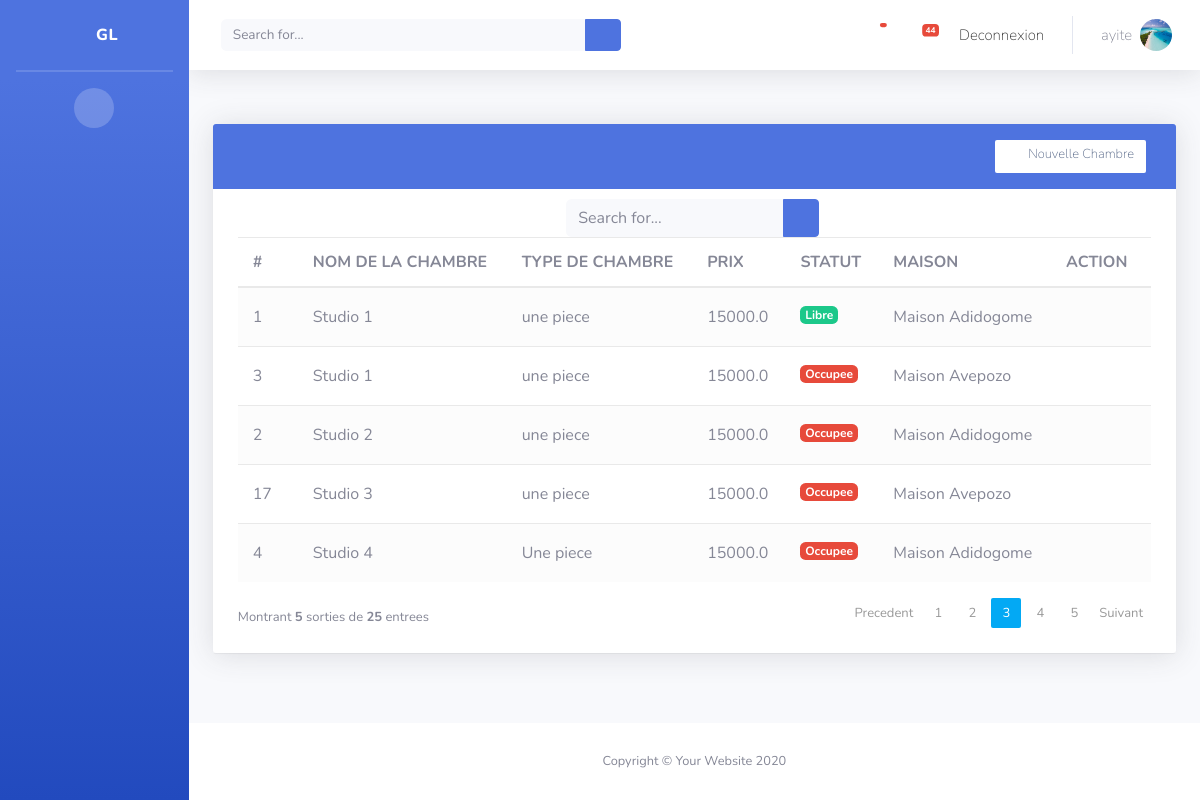
The app's page /index/liste-chambre/ (signed in) with its own data.
### authentication/models.py (models this page shows, shortened)
class Utilisateur(AbstractUser):
    USER_TYPE_CHOICES = (
        (0, 'Admin'),
        (1, 'Locataire'),
        (2, 'Gestionnaire'),
    )
    profile_image = models.ImageField(upload_to='utilisateur_img/', default='utilisateur.png')
    user_type = models.PositiveSmallIntegerField(choices=USER_TYPE_CHOICES, default=0)

### chambre/models.py (models this page shows, shortened)
class Chambre(models.Model):
     type_chambre = models.CharField(max_length=50, null=True, blank=True)
     maison = models.ForeignKey(Maison, on_delete=models.CASCADE, editable=True)
     nom = models.CharField(max_length=25)
     prix = models.FloatField()
     statut = models.CharField(choices=STATUS_CHOICES, max_length=1)
     class Meta:
        ordering = ['nom' ]
        permissions = (('peut voir chamnbre', 'Peut voir chambre'),('peut voir detail chamnbre', 'Peut voir  detail chambre'))
     def is_statut(self):
         if self.statut =='L':
             return True
         return False

### maison/models.py (models this page shows, shortened)
class Maison(models.Model):
    slug = models.SlugField()
    nom_maison = models.CharField(max_length=150, null=False, blank=True, unique=True)
    total_chambre=models.IntegerField()
    quartier = models.CharField(max_length=50, null=False, blank =True)
    class Meta:
        ordering = [ 'nom_maison']
        permissions = (('peut voir les maisons', 'Peut voir les maisons'),)
    def __str__(self):
        return '{0}'.format(self.nom_maison)

### chambre/views.py (the view)
# urls.py: path('liste-chambre/', liste_chambre , name='liste-chambre'),
def liste_chambre(request):
    if request.method == 'GET':
        liste_chambres = Chambre.objects.all()
        liste_maisons = Maison.objects.all()
        context = {
            "liste_chambre": liste_chambres,
            "liste_maison": liste_maisons,
        }
    return render(request, 'chambre/list_chambre.html', context)

### templates/chambre/list_chambre.html (shortened to what this page needs)
{% extends "base.html" %}
{% block content %}
            <div class="container-fluid">
      <div class="row">
          <div class="col-xl-12 col-md-12 mb-12 ">
            <div  class=" shadow ">
                <div class="table-wrapper ">
                    <div class="table-title  ">
                        <div class="row">
                            <div class="col-sm-5">
        					</div>
        					<div class="col-sm-7">
        						<a href="{% url 'chambre:ajouter-chambre' %}" <button type="button" name="button" class="float-right btn btn-secondary"><i class=" mdi mdi-plus-circle  "></i></button> <span>Nouvelle Chambre</span></a>
                      	</div>
                        </div>
                    </div>
                    <div class="table-filter">
				<div class="row">
                    <div class="col-sm-4">
					</div>
                    <div class="col-sm-4">
                      <form class=" d-none d-sm-inline-block form-inline mr-auto ml-md-3 my-2 my-md-0 mw-100 navbar-search"    action="{% url 'chambre:search'  %}" method="get" accept-charset="utf-8">
                        <div class="input-group">
                          <input type="text" class="form-control bg-light border-0 small" placeholder="Search for..." aria-label="Search" aria-describedby="basic-addon2" name="query">
                          <div class="input-group-append">
                            <button class="btn btn-primary" type="button">
                              <i class="fas fa-search fa-sm"></i>
                            </button>
                          </div>
                        </div>
                      </form>
                    </div>
                    <div class="col-sm-4">
					</div>
                </div>
			</div>
                    <table class="table table-striped table-hover">
                        <thead>
                            <tr>
                                <th>#</th>
                                <th>NOM DE LA CHAMBRE</th>
        						            <th>TYPE DE CHAMBRE</th>
        						             <th>PRIX</th>
                                 <th>STATUT</th>
                                 <th>MAISON</th>
                                 <th>ACTION</th>
                            </tr>
                        </thead>
                        <tbody>
                          {%  for chambre in liste_chambre %}
                            <tr>
                                <td>{{chambre.id}}</td>
                                <td>{{chambre.nom}}</td>
                                <td>{{chambre.type_chambre}}</td>
                                <td>{{chambre.prix}}</td>
                  {% if chambre.is_statut %} <td><label class="badge badge-success">{{chambre.get_statut_display}}</label></td>  <td>{{chambre.maison}}</td> {%else%}<td><label class="badge badge-danger">{{chambre.get_statut_display}}</label></td>
                    <td>{{chambre.maison}}</td>  {%endif%}
        						<td>
        							<a href="{% url 'chambre:editchambre' pk=chambre.pk %}" class="settings" title="Settings" data-toggle="tooltip"><i class=" mdi mdi-pencil  "></i></a>
        					<a  href="{% url 'chambre:supprimer-chambre' pk=chambre.pk %}" ><i class=" mdi mdi-delete contrat-i  "></i></a>
        						</td>
                            </tr>
                            {%endfor%}
                        </tbody>
                    </table>
                    <div class="clearfix">
                              <div class="hint-text">Montrant <strong>5</strong> sorties de <strong>25</strong> entrees</div>
                              <ul class="pagination">
                                  <li class="page-item disabled"><a href="#">Precedent</a></li>
                                  <li class="page-item"><a href="#" class="page-link">1</a></li>
                                  <li class="page-item"><a href="#" class="page-link">2</a></li>
                                  <li class="page-item active"><a href="#" class="page-link">3</a></li>
                                  <li class="page-item"><a href="#" class="page-link">4</a></li>
                                  <li class="page-item"><a href="#" class="page-link">5</a></li>
                                  <li class="page-item"><a href="#" class="page-link">Suivant</a></li>
                              </ul>
                          </div>
                </div>
            </div>
        </div >
         </div >
          </div >
{% endblock content %}

### templates/base.html (shortened to what this page needs)
<!DOCTYPE html>
{% load static %}
<html lang="en">
<head>
{% include "header.html" %}
</head>
 <body id="page-top">
    <div id="wrapper">
    {% include "sidebar.html" %}
    <div id="content-wrapper" class="d-flex flex-column">
     <div id="content">
      {% include "navbar.html" %}
    {% block content %}
    {% endblock content %}
</div>
    {% include "footer.html" %}
</div>
  </div>
</body>
</html>

### templates/header.html (shortened to what this page needs)
{% load static %}
<link href="{% static 'vendor/fontawesome-free/css/all.min.css' %}" rel="stylesheet" type="text/css">
 <link rel="stylesheet" href="{% static 'vendors/mdi/css/materialdesignicons.min.css' %}">
<link href="{% static 'css/sb-admin-2.min.css' %}" rel="stylesheet">
<link href="{% static 'css/customer.css' %}" rel="stylesheet">
<link href="{% static 'vendor/datatables/dataTables.bootstrap4.min.css' %}" rel="stylesheet">

### templates/sidebar.html (shortened to what this page needs)
     {%load static%}
     {% if request.user.is_authenticated  %}
    <ul class="navbar-nav bg-gradient-primary sidebar sidebar-dark accordion" id="accordionSidebar">
      <a class="sidebar-brand d-flex align-items-center justify-content-center" href="">
        <div class="sidebar-brand-icon ">
            <i class="fas fa-home fa-3x"></i>
        </div>
        <div class="sidebar-brand-text mx-3">GL</div>
      </a>
      <hr class="sidebar-divider my-0">
      <hr class="sidebar-divider d-none d-md-block">
      <div class="text-center d-none d-md-inline">
        <button class="rounded-circle border-0" id="sidebarToggle"></button>
      </div>
    </ul>
    {% endif %}

### templates/navbar.html (shortened to what this page needs)
 {% if request.user.is_authenticated %}
       <nav class="navbar navbar-expand navbar-light bg-white topbar mb-4 static-top shadow">
         <form class=" d-none d-sm-inline-block form-inline mr-auto ml-md-3 my-2 my-md-0 mw-100 navbar-search"    action="{% url 'chambre:search'  %}" method="get" accept-charset="utf-8">
           <div class="input-group">
             <input type="text" class="form-control bg-light border-0 small" placeholder="Search for..." aria-label="Search" aria-describedby="basic-addon2" name="query">
             <div class="input-group-append">
               <button class="btn btn-primary" type="button">
                 <i class="fas fa-search fa-sm"></i>
               </button>
             </div>
           </div>
         </form>
         <ul class="navbar-nav ml-auto">
           <li class="nav-item dropdown no-arrow mx-1">
             <a class="nav-link dropdown-toggle" href="#" id="alertsDropdown" role="button" data-toggle="dropdown" aria-haspopup="true" aria-expanded="false">
               <i class="fas fa-bell fa-fw"> <span class="badge badge-danger badge-counter">  {{num_visits}}  </span></i>
             </a>
           </li>
           <li class="nav-item dropdown no-arrow mx-1">
             <a class="nav-link dropdown-toggle" href="#" id="messagesDropdown" role="button" data-toggle="dropdown" aria-haspopup="true" aria-expanded="false">
               <i class="fas fa-envelope fa-fw"></i>
               <span class="badge badge-danger badge-counter">44</span>
             </a>
           </li>
             {% if request.user.is_authenticated %}
         <li class="nav-item">
           <a class="nav-link waves-effect" href="{% url 'authentication:login' %}">
             <span class="clearfix d-none d-sm-inline-block"> Deconnexion </span>
           </a>
         </li>
         {% endif %}
           <li class="nav-item dropdown no-arrow">
             <a class="nav-link dropdown-toggle" href="#" id="userDropdown" role="button" data-toggle="dropdown" aria-haspopup="true" aria-expanded="false">
               <span class="mr-2 d-none d-lg-inline text-gray-600 small">{{user.username}}</span>
                                                             {%if user.profile_image%}
               <img class="img-profile rounded-circle" src="{{ user.profile_image.url }}">
                                                                {%endif%}
             </a>
           </li>
         </ul>
       </nav>
       {%endif%}

### templates/footer.html
{% if user.is_authenticated %}
<footer class="sticky-footer bg-white">
       <div class="container my-auto">
         <div class="copyright text-center my-auto">
           <span>Copyright &copy; Your Website 2020</span>
         </div>
       </div>
     </footer>
  {%endif%}

### templates/scripts.html (shortened to what this page needs)
{% load static %}

### static/css/customer.css (style rules this page uses)
.btn { font-size: 0.875rem; line-height: 1; font-weight: 100; border-radius: 0.25rem; }
.shadow { box-shadow: 0 .15rem 1.75rem 0 rgba(58,59,69,.15) !important; }
.contrat-i { color:#ee5b5b; }
img { max-width: 100%; height: 100%; border-style: none; border-top-style: none; border-right-style: none; border-bottom-style: none; border-left-style: none; vertical-align: middle; }
.locataire-ab h5 p,b ,label { font-size: 18px; color: #303030; font-weight: 700; }
.d-none { font-size: 15px; color: #303030; font-weight: 50; }

### templates/chambre/list_chambre.html (style rules this page uses)
.table-wrapper { background: #fff; padding: 20px 25px; margin: 30px 0; border-radius: 3px; box-shadow: 0 1px 1px rgba(0,0,0,.05); }
.table-title { padding-bottom: 15px; background: #4e73df;; color: #fff; padding: 16px 30px; margin: -20px -25px 10px; border-radius: 3px 3px 0 0; }
.table-title .btn { color: #566787; float: right; font-size: 13px; background: #fff; border: none; min-width: 50px; border-radius: 2px; border: none; outline: none !important; margin-left: 10px; }
.table-title .btn i { float: left; font-size: 21px; margin-right: 5px; }
.table-title .btn span { float: left; margin-top: 2px; }
table.table tr th, table.table tr td { border-color: #e9e9e9; padding: 12px 15px; vertical-align: middle; }
table.table tr th:first-child { width: 60px; }
table.table tr th:last-child { width: 100px; }
table.table-striped tbody tr:nth-of-type(odd) { background-color: #fcfcfc; }
table.table td:last-child i { opacity: 0.9; font-size: 22px; margin: 0 5px; }
table.table td a { font-weight: bold; color: #566787; display: inline-block; text-decoration: none; }
table.table td a.settings { color: #2196F3; }
table.table td i { font-size: 19px; }
.pagination { float: right; margin: 0 0 5px; }
.pagination li a { border: none; font-size: 13px; min-width: 30px; min-height: 30px; color: #999; margin: 0 2px; line-height: 30px; border-radius: 2px !important; text-align: center; padding: 0 6px; }
.pagination li.active a, .pagination li.active a.page-link { background: #03A9F4; }
.hint-text { float: left; margin-top: 10px; font-size: 13px; }

### records on screen
Utilisateur: username "ayite", profile_image (picture)
Chambre: id "1", nom "Studio 1", type_chambre "une piece", prix "15000.0", statut "Libre", maison "Maison Adidogome"
Chambre: id "3", nom "Studio 1", type_chambre "une piece", prix "15000.0", statut "Occupee", maison "Maison Avepozo"
Chambre: id "2", nom "Studio 2", type_chambre "une piece", prix "15000.0", statut "Occupee", maison "Maison Adidogome"
Chambre: id "17", nom "Studio 3", type_chambre "une piece", prix "15000.0", statut "Occupee", maison "Maison Avepozo"
Chambre: id "4", nom "Studio 4", type_chambre "Une piece", prix "15000.0", statut "Occupee", maison "Maison Adidogome"
